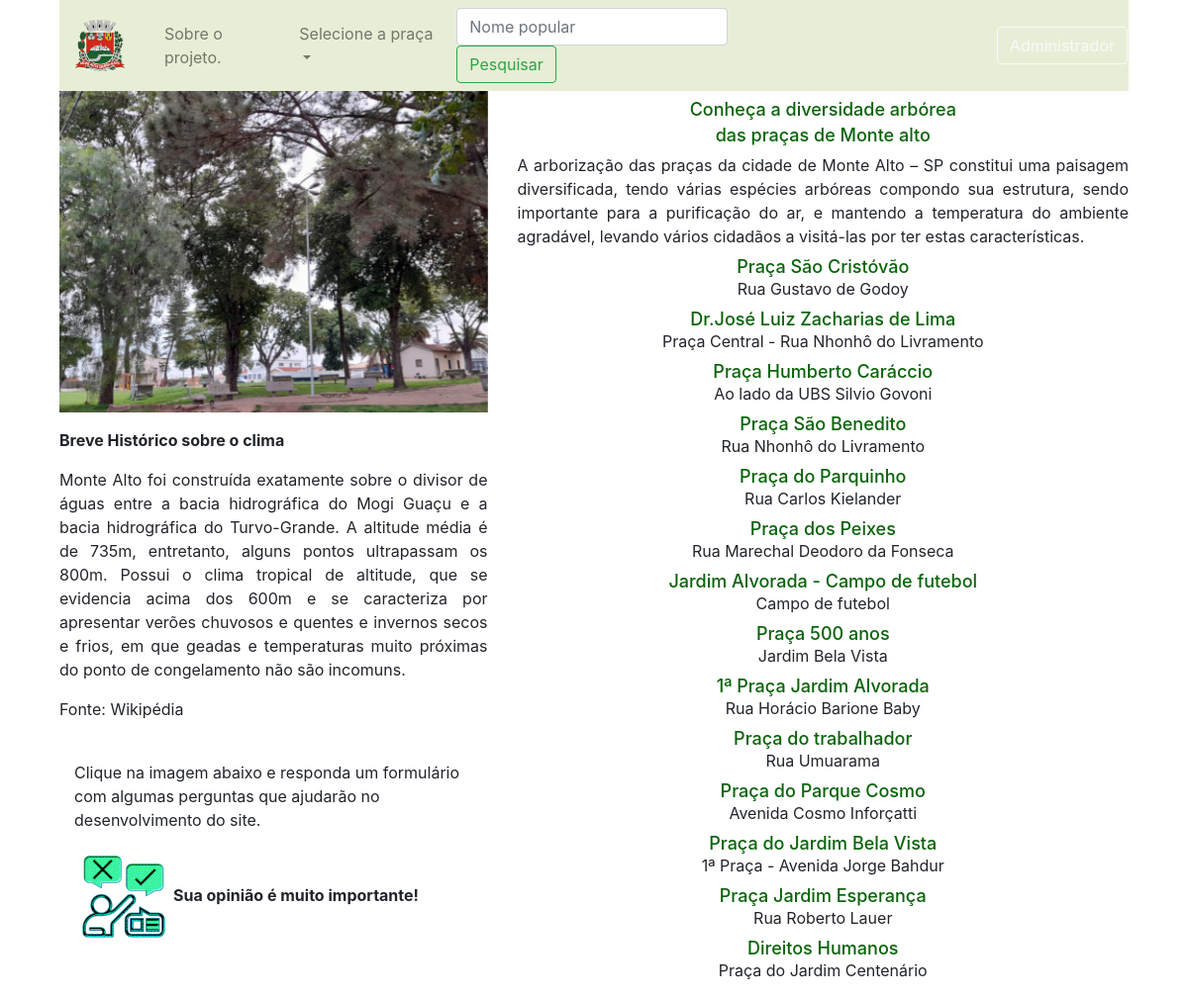
Before: / with the older database file.
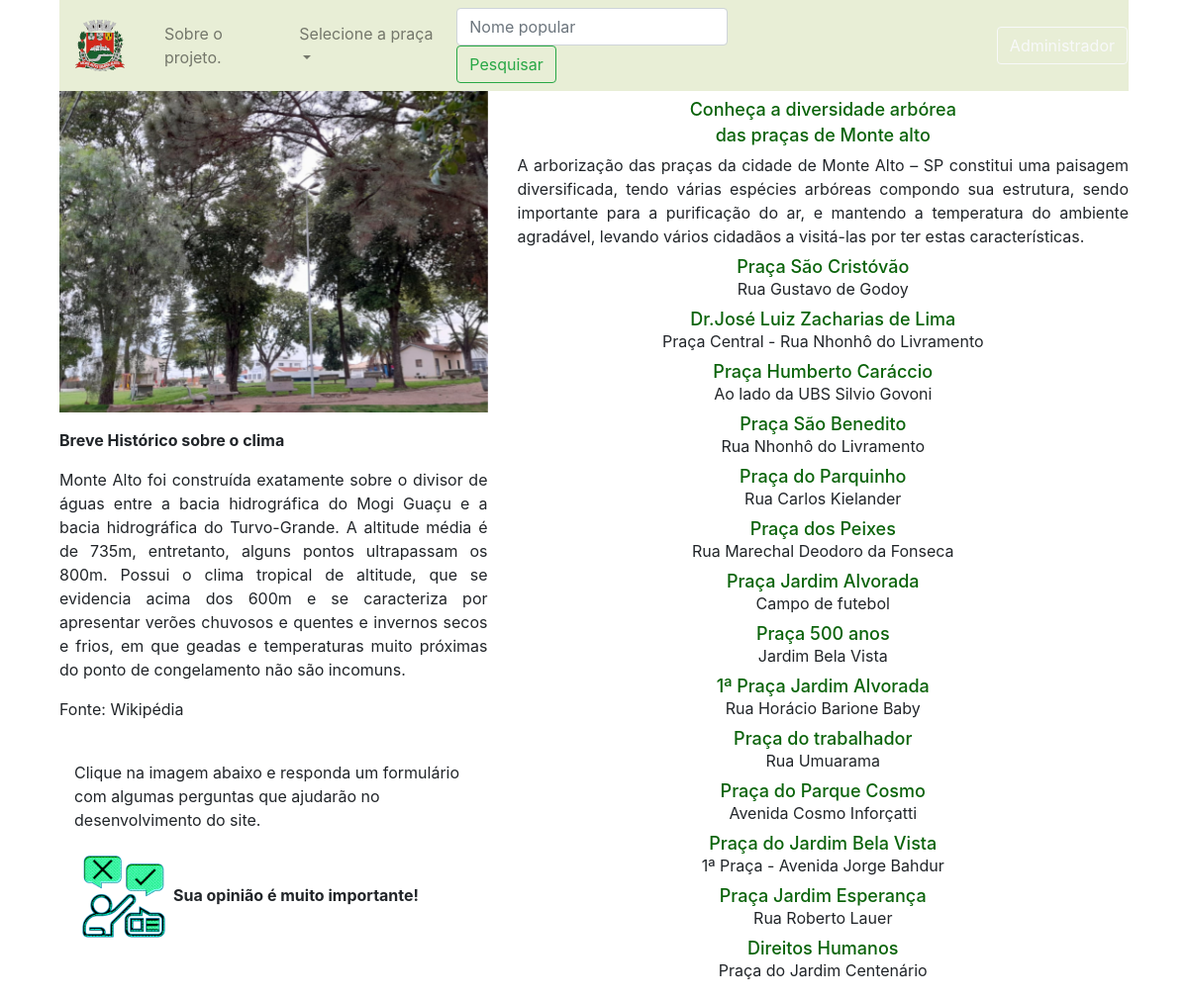
After: the same page with the newer database file.
### app_arbo/trees/models.py (models this page shows)
class Praca(db.Model):
    id=db.Column(db.Integer,primary_key=True)
    name=db.Column(db.String(30),nullable=False,unique=True)
    end=db.Column(db.String(100),nullable=False,unique=False)
    desc=db.Column(db.String(500),nullable=False,unique=False)
    image_1=db.Column(db.String(30),nullable=False,unique=True)
    image_2=db.Column(db.String(30),nullable=False,unique=True)
    image_3=db.Column(db.String(30),nullable=False,unique=True)

### app_arbo/trees/rotas.py (the view)
@app.route('/')
def home():
    pracas = Praca.query.all()
    return render_template('/trees/index.html', title='Praças de Monte Alto - SP', pracas=pracas)

### app_arbo/templates/trees/index.html (shortened to what the changed rows need)
{% extends 'layouts2.html' %}
{% block content %}
<div class="container">
<div class="container">
  <div class="row">
    <div class="col-md-7">
<div class="container">
  <div class="row align-items-center">
      <div class="col-md-12">
                {% for praca in pracas %}
            <div >
              <div >
          <a href="{{url_for('get_praca', id=praca.id)}}"><h4  style="text-align: center ; font-size: 18px ;"  >{{praca.name}}</h4></a>
        <p class="text-center">{{praca.end}}<p>
              </div>
                </div>
                    {% endfor %}
            </div>
        </div>
    </div>
      </div>
    </div>
</div>
</div>
{% endblock content %}

Changed rows visible on the page:
changed Praca "Campo de futebol": name "Jardim Alvorada - Campo de futebol" → "Praça Jardim Alvorada"
